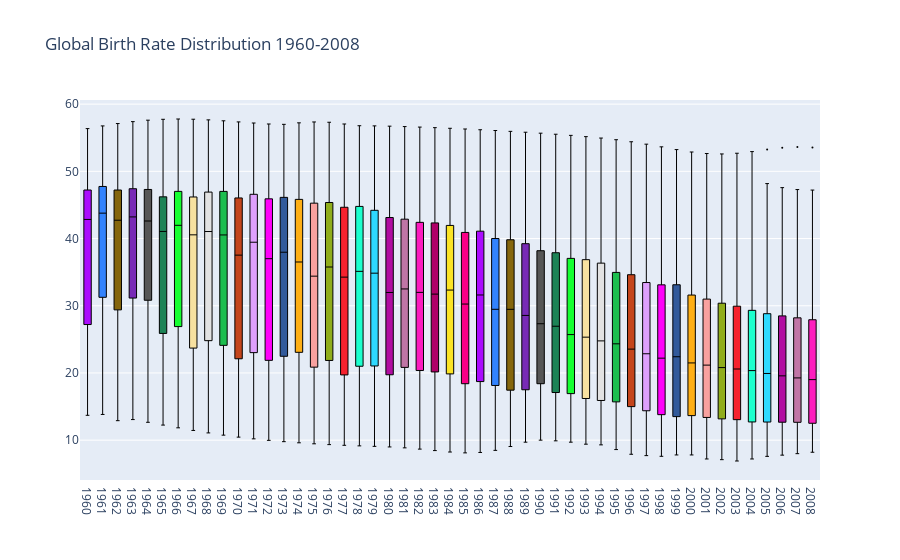

The notebook cell this image was saved under:
### Code cell
import plotly.express as px
plot_df = br_df
br_outlier_mean = br_df.loc[173][(br_df.loc[173].isna() == False) & (br_df.loc[173] != 132)][1:].mean()
plot_df = plot_df.replace(br_df[br_df.columns[1:]].max().max(),br_outlier_mean)
colors=px.colors.qualitative.Alphabet
#//*** One Ou

fig = go.Figure()
# Add Traces
ci=-1
for col in plot_df.columns[1:]:
    ci += 1
    if ci >= len(colors):
        ci=0
    color=colors[ci]   
    fig.add_trace(
       go.Box(
          y = plot_df[col], name = col,fillcolor=colors[ci],
            
           #//*** Whisker Color
            marker=dict(
                size=2,
                color='rgb(0, 0, 0)'
            ),
            line=dict(width=1),
          #boxpoints='all', # can also be outliers, or suspectedoutliers, or False
          #jitter=0.3, # add some jitter for a better separation between points
          #pointpos=-1.8 # relative position of points wrt box
       )
    )
fig.layout.update(
        title_text="Global Birth Rate Distribution 1960-2008", # title of plot
        showlegend=False,
)

#//*** Show Figure (Hide the Toolbar)
fig.show(config={"displayModeBar": False, "showTips": False})

fig.write_html("output_wk11_12_python_plotly_boxplot.raw", include_plotlyjs=False, full_html= False)

### Figure 1 — Plotly figure (JSON) as saved in the notebook; plotly's stock layout.template omitted (floating-point values rounded to 4 significant figures; data arrays with more than 128 entries replaced by an {"elided": "..."} marker saying what was removed)
{"data": [{"fillcolor": "#AA0DFE", "line": {"width": 1}, "marker": {"color": "rgb(0, 0, 0)", "size": 2}, "name": "1960", "type": "box", "y": {"elided": "234 float values"}}, {"fillcolor": "#3283FE", "line": {"width": 1}, "marker": {"color": "rgb(0, 0, 0)", "size": 2}, "name": "1961", "type": "box", "y": {"elided": "234 float values"}}, {"fillcolor": "#85660D", "line": {"width": 1}, "marker": {"color": "rgb(0, 0, 0)", "size": 2}, "name": "1962", "type": "box", "y": {"elided": "234 float values"}}, {"fillcolor": "#782AB6", "line": {"width": 1}, "marker": {"color": "rgb(0, 0, 0)", "size": 2}, "name": "1963", "type": "box", "y": {"elided": "234 float values"}}, {"fillcolor": "#565656", "line": {"width": 1}, "marker": {"color": "rgb(0, 0, 0)", "size": 2}, "name": "1964", "type": "box", "y": {"elided": "234 float values"}}, {"fillcolor": "#1C8356", "line": {"width": 1}, "marker": {"color": "rgb(0, 0, 0)", "size": 2}, "name": "1965", "type": "box", "y": {"elided": "234 float values"}}, {"fillcolor": "#16FF32", "line": {"width": 1}, "marker": {"color": "rgb(0, 0, 0)", "size": 2}, "name": "1966", "type": "box", "y": {"elided": "234 float values"}}, {"fillcolor": "#F7E1A0", "line": {"width": 1}, "marker": {"color": "rgb(0, 0, 0)", "size": 2}, "name": "1967", "type": "box", "y": {"elided": "234 float values"}}, {"fillcolor": "#E2E2E2", "line": {"width": 1}, "marker": {"color": "rgb(0, 0, 0)", "size": 2}, "name": "1968", "type": "box", "y": {"elided": "234 float values"}}, {"fillcolor": "#1CBE4F", "line": {"width": 1}, "marker": {"color": "rgb(0, 0, 0)", "size": 2}, "name": "1969", "type": "box", "y": {"elided": "234 float values"}}, {"fillcolor": "#C4451C", "line": {"width": 1}, "marker": {"color": "rgb(0, 0, 0)", "size": 2}, "name": "1970", "type": "box", "y": {"elided": "234 float values"}}, {"fillcolor": "#DEA0FD", "line": {"width": 1}, "marker": {"color": "rgb(0, 0, 0)", "size": 2}, "name": "1971", "type": "box", "y": {"elided": "234 float values"}}, {"fillcolor": "#FE00FA", "line": {"width": 1}, "marker": {"color": "rgb(0, 0, 0)", "size": 2}, "name": "1972", "type": "box", "y": {"elided": "234 float values"}}, {"fillcolor": "#325A9B", "line": {"width": 1}, "marker": {"color": "rgb(0, 0, 0)", "size": 2}, "name": "1973", "type": "box", "y": {"elided": "234 float values"}}, {"fillcolor": "#FEAF16", "line": {"width": 1}, "marker": {"color": "rgb(0, 0, 0)", "size": 2}, "name": "1974", "type": "box", "y": {"elided": "234 float values"}}, {"fillcolor": "#F8A19F", "line": {"width": 1}, "marker": {"color": "rgb(0, 0, 0)", "size": 2}, "name": "1975", "type": "box", "y": {"elided": "234 float values"}}, {"fillcolor": "#90AD1C", "line": {"width": 1}, "marker": {"color": "rgb(0, 0, 0)", "size": 2}, "name": "1976", "type": "box", "y": {"elided": "234 float values"}}, {"fillcolor": "#F6222E", "line": {"width": 1}, "marker": {"color": "rgb(0, 0, 0)", "size": 2}, "name": "1977", "type": "box", "y": {"elided": "234 float values"}}, {"fillcolor": "#1CFFCE", "line": {"width": 1}, "marker": {"color": "rgb(0, 0, 0)", "size": 2}, "name": "1978", "type": "box", "y": {"elided": "234 float values"}}, {"fillcolor": "#2ED9FF", "line": {"width": 1}, "marker": {"color": "rgb(0, 0, 0)", "size": 2}, "name": "1979", "type": "box", "y": {"elided": "234 float values"}}, {"fillcolor": "#B10DA1", "line": {"width": 1}, "marker": {"color": "rgb(0, 0, 0)", "size": 2}, "name": "1980", "type": "box", "y": {"elided": "234 float values"}}, {"fillcolor": "#C075A6", "line": {"width": 1}, "marker": {"color": "rgb(0, 0, 0)", "size": 2}, "name": "1981", "type": "box", "y": {"elided": "234 float values"}}, {"fillcolor": "#FC1CBF", "line": {"width": 1}, "marker": {"color": "rgb(0, 0, 0)", "size": 2}, "name": "1982", "type": "box", "y": {"elided": "234 float values"}}, {"fillcolor": "#B00068", "line": {"width": 1}, "marker": {"color": "rgb(0, 0, 0)", "size": 2}, "name": "1983", "type": "box", "y": {"elided": "234 float values"}}, {"fillcolor": "#FBE426", "line": {"width": 1}, "marker": {"color": "rgb(0, 0, 0)", "size": 2}, "name": "1984", "type": "box", "y": {"elided": "234 float values"}}, {"fillcolor": "#FA0087", "line": {"width": 1}, "marker": {"color": "rgb(0, 0, 0)", "size": 2}, "name": "1985", "type": "box", "y": {"elided": "234 float values"}}, {"fillcolor": "#AA0DFE", "line": {"width": 1}, "marker": {"color": "rgb(0, 0, 0)", "size": 2}, "name": "1986", "type": "box", "y": {"elided": "234 float values"}}, {"fillcolor": "#3283FE", "line": {"width": 1}, "marker": {"color": "rgb(0, 0, 0)", "size": 2}, "name": "1987", "type": "box", "y": {"elided": "234 float values"}}, {"fillcolor": "#85660D", "line": {"width": 1}, "marker": {"color": "rgb(0, 0, 0)", "size": 2}, "name": "1988", "type": "box", "y": {"elided": "234 float values"}}, {"fillcolor": "#782AB6", "line": {"width": 1}, "marker": {"color": "rgb(0, 0, 0)", "size": 2}, "name": "1989", "type": "box", "y": {"elided": "234 float values"}}, {"fillcolor": "#565656", "line": {"width": 1}, "marker": {"color": "rgb(0, 0, 0)", "size": 2}, "name": "1990", "type": "box", "y": {"elided": "234 float values"}}, {"fillcolor": "#1C8356", "line": {"width": 1}, "marker": {"color": "rgb(0, 0, 0)", "size": 2}, "name": "1991", "type": "box", "y": {"elided": "234 float values"}}, {"fillcolor": "#16FF32", "line": {"width": 1}, "marker": {"color": "rgb(0, 0, 0)", "size": 2}, "name": "1992", "type": "box", "y": {"elided": "234 float values"}}, {"fillcolor": "#F7E1A0", "line": {"width": 1}, "marker": {"color": "rgb(0, 0, 0)", "size": 2}, "name": "1993", "type": "box", "y": {"elided": "234 float values"}}, {"fillcolor": "#E2E2E2", "line": {"width": 1}, "marker": {"color": "rgb(0, 0, 0)", "size": 2}, "name": "1994", "type": "box", "y": {"elided": "234 float values"}}, {"fillcolor": "#1CBE4F", "line": {"width": 1}, "marker": {"color": "rgb(0, 0, 0)", "size": 2}, "name": "1995", "type": "box", "y": {"elided": "234 float values"}}, {"fillcolor": "#C4451C", "line": {"width": 1}, "marker": {"color": "rgb(0, 0, 0)", "size": 2}, "name": "1996", "type": "box", "y": {"elided": "234 float values"}}, {"fillcolor": "#DEA0FD", "line": {"width": 1}, "marker": {"color": "rgb(0, 0, 0)", "size": 2}, "name": "1997", "type": "box", "y": {"elided": "234 float values"}}, {"fillcolor": "#FE00FA", "line": {"width": 1}, "marker": {"color": "rgb(0, 0, 0)", "size": 2}, "name": "1998", "type": "box", "y": {"elided": "234 float values"}}, {"fillcolor": "#325A9B", "line": {"width": 1}, "marker": {"color": "rgb(0, 0, 0)", "size": 2}, "name": "1999", "type": "box", "y": {"elided": "234 float values"}}, {"fillcolor": "#FEAF16", "line": {"width": 1}, "marker": {"color": "rgb(0, 0, 0)", "size": 2}, "name": "2000", "type": "box", "y": {"elided": "234 float values"}}, {"fillcolor": "#F8A19F", "line": {"width": 1}, "marker": {"color": "rgb(0, 0, 0)", "size": 2}, "name": "2001", "type": "box", "y": {"elided": "234 float values"}}, {"fillcolor": "#90AD1C", "line": {"width": 1}, "marker": {"color": "rgb(0, 0, 0)", "size": 2}, "name": "2002", "type": "box", "y": {"elided": "234 float values"}}, {"fillcolor": "#F6222E", "line": {"width": 1}, "marker": {"color": "rgb(0, 0, 0)", "size": 2}, "name": "2003", "type": "box", "y": {"elided": "234 float values"}}, {"fillcolor": "#1CFFCE", "line": {"width": 1}, "marker": {"color": "rgb(0, 0, 0)", "size": 2}, "name": "2004", "type": "box", "y": {"elided": "234 float values"}}, {"fillcolor": "#2ED9FF", "line": {"width": 1}, "marker": {"color": "rgb(0, 0, 0)", "size": 2}, "name": "2005", "type": "box", "y": {"elided": "234 float values"}}, {"fillcolor": "#B10DA1", "line": {"width": 1}, "marker": {"color": "rgb(0, 0, 0)", "size": 2}, "name": "2006", "type": "box", "y": {"elided": "234 float values"}}, {"fillcolor": "#C075A6", "line": {"width": 1}, "marker": {"color": "rgb(0, 0, 0)", "size": 2}, "name": "2007", "type": "box", "y": {"elided": "234 float values"}}, {"fillcolor": "#FC1CBF", "line": {"width": 1}, "marker": {"color": "rgb(0, 0, 0)", "size": 2}, "name": "2008", "type": "box", "y": {"elided": "234 float values"}}], "layout": {"showlegend": false, "title": {"text": "Global Birth Rate Distribution 1960-2008"}}}
